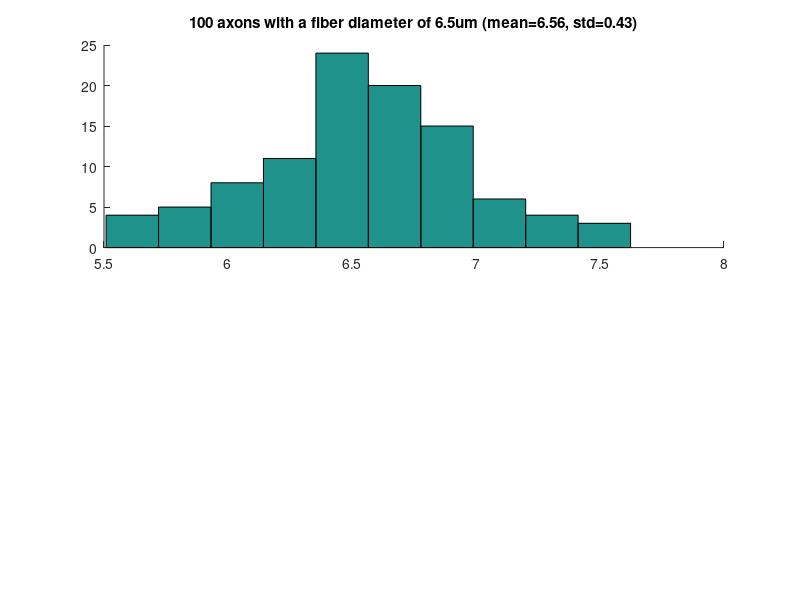

The MATLAB script that drew this image: (Note: this script raises an error after producing the figure.)
% BME 515 HW 3 Part 3 - Compound Nerve Action Potential (CNAP)
% 30-Oct-2014 (blh19)

clear; clc; format short g
addpath Data

%% define parameters for a bundle of virtual axons
D = [6.5 0.80];
stdev = [0.47 0.09];
s = rng(0); % random seed generator
noaxons = 100;
fiberDlist = 2:2:20;
nodelength = 1; % (um)

% distribution of fiber diameters
dist(:,1) = stdev(1) .* randn(noaxons,1) + D(1);
dist(:,2) = stdev(2) .* randn(noaxons,1) + D(2);

% create histogram
figure(1); clf; hold on
subplot(2,1,1); hold on
hist(dist(:,1))
title(sprintf('%g axons with a fiber diameter of %gum (mean=%.2f, std=%.2f)',...
    noaxons,D(1),mean(dist(:,1)),std(dist(:,1))))
setfont(18)

subplot(2,1,2); hold on
title(sprintf('%g axons with a fiber diameter of %gum (mean=%.2f, std=%.2f)',...
    noaxons,D(2),mean(dist(:,2)),std(dist(:,2))))
hist(dist(:,2))
setfont(18)

% print -dpng bme515_hw3_part3A
close(1)
% return

%% create bundle of virtual axons
nonodes = 151;
axons = cell(1,2);

for a = 1:2
    for b = 1:noaxons
        thisINL = 100*dist(b,a);
        axons{a}(b,:) = -round(noaxons/2)*thisINL:thisINL:round(noaxons/2)*thisINL;
    end
end

%% peak positive current trendline
% calculate trendline
for k = 1:length(fiberDlist)
    D = fiberDlist(k);
    fid = sprintf('part1_%gum.txt',D);
    Im(:,k) = fileload(fid) * (nodelength*pi*D) * 1e-8; % (mA/cm^2) * (um)^2 -> (mA)
end
P = polyfit(fiberDlist,max(Im),1);

%% conduction velocity trendline
data = fileload('part2.txt');
data = reshape(data,2,numel(data)/2)';
Pcv = polyfit(data(:,1),data(:,2),1);

%% action potential
k = 10; % interelectrode spacings
Re = 500; % extracellular resistivity (ohm-cm)
d = 1; % perpendicular electrode-fiber distance (mm)

subpop = 1;

% time parameters
tdel = 1;
pw = 1;
tstop = 25; % (ms)
dt = 0.02; % (ms)
tvec = 0:dt:tstop-dt;

% set up recording electrode
z_rec = 1000; % (um)
x_rec_ind = round(nonodes/2);
noelecs = 3;

for axno=1%:noaxons
    thisAxon = axons{subpop}(axno,:);
    %     thisD = dist(axno,subpop);
    thisD = 10;
    [y,i]=min(abs(fiberDlist-thisD));
    closestD = fiberDlist(i);
    fid = sprintf('part1_%gum.txt',closestD);
    Im = fileload(fid)*(nodelength*pi*closestD) * 1e-8;
    
    % scale Im using peak positive current trendline
    Im = Im/max(Im) * polyval(P,thisD);
    
    % determine conduction velocity using trendline
    thisCV = polyval(Pcv,thisD) * 1e3; % (m/s) -> (um/ms)
    thisINL = 100*thisD;
    Laxon = nonodes*(thisINL+nodelength); % (um)
    
    % isolate AP part of Im
    % AP = (Im > 5e-10) + (Im < -1e-10);
    AP = (Im > 0.005*abs(max(Im))) + (Im < -0.001*abs(max(Im)));
    AP(tdel/dt:(tdel+pw)/dt) = 0;
    Im_sub = Im(AP>0)';
    
    % set up recording electrode
    xaxon(1) = nodelength/2;
    for k=2:nonodes
        xaxon(k) = xaxon(k-1)+thisINL+nodelength;
    end
    xstim=xaxon(x_rec_ind);
    k = 25; % inter-electrode spacing (mm)
    r(:,2) = sqrt( (xaxon-xstim).^2 + z_rec^2);
    r(:,1) = sqrt( (xaxon-xstim+k*1e3).^2 + z_rec^2);
    r(:,3) = sqrt( (xaxon-xstim-k*1e3).^2 + z_rec^2);
    
    % ECAP vector
    V = zeros(floor(tstop/dt),noelecs);
    
    % calculate the Im for all nodes at all time points
    Im_allnodes = zeros(numel(tvec),nonodes);
    
    for a = 1:tstop/dt
        t = a*dt;
        
        %         if a<=nonodes
        %             Im_allnodes(1:a) = fliplr(Im_sub(1:a));
        %         elseif a>nonodes && a<=numel(Im_sub)
        %             Im_allnodes = fliplr(Im_sub(a-nonodes+1:a));
        %         elseif a>numel(Im_sub)
        %             Im_allnodes = fliplr(Im_sub(a-nonodes+1:end));
        %             Im_allnodes = [zeros(1,nonodes-numel(Im_allnodes)) Im_allnodes];
        %         end
        
        if numel(Im_allnodes)~=nonodes
            error('Number of nodes incorrect.')
        end
        
        for b = 1:nonodes
            for c = 1:noelecs
                V(a,c) = V(a,c) + 4*pi*Re*r(b,c)*Im_allnodes(b)/1e4;
            end
        end
    end
end

%% plot electrode potentials
tvec=0:dt:tstop-dt;
figure(2); clf; hold on
subplot(2,1,1); hold on
plot(tvec,V(:,1),'k')
plot(tvec,V(:,2),'b')
plot(tvec,V(:,3),'g')
legend('V1','V2','V3')
xlabel('Time (ms)'); ylabel('Potential'); setfont(18)

subplot(2,1,2); hold on
plot(tvec,V(:,2)-(V(:,1)+V(:,3))/2,'k')
xlabel('Time (ms)'); ylabel('V_m(t)'); setfont(18)